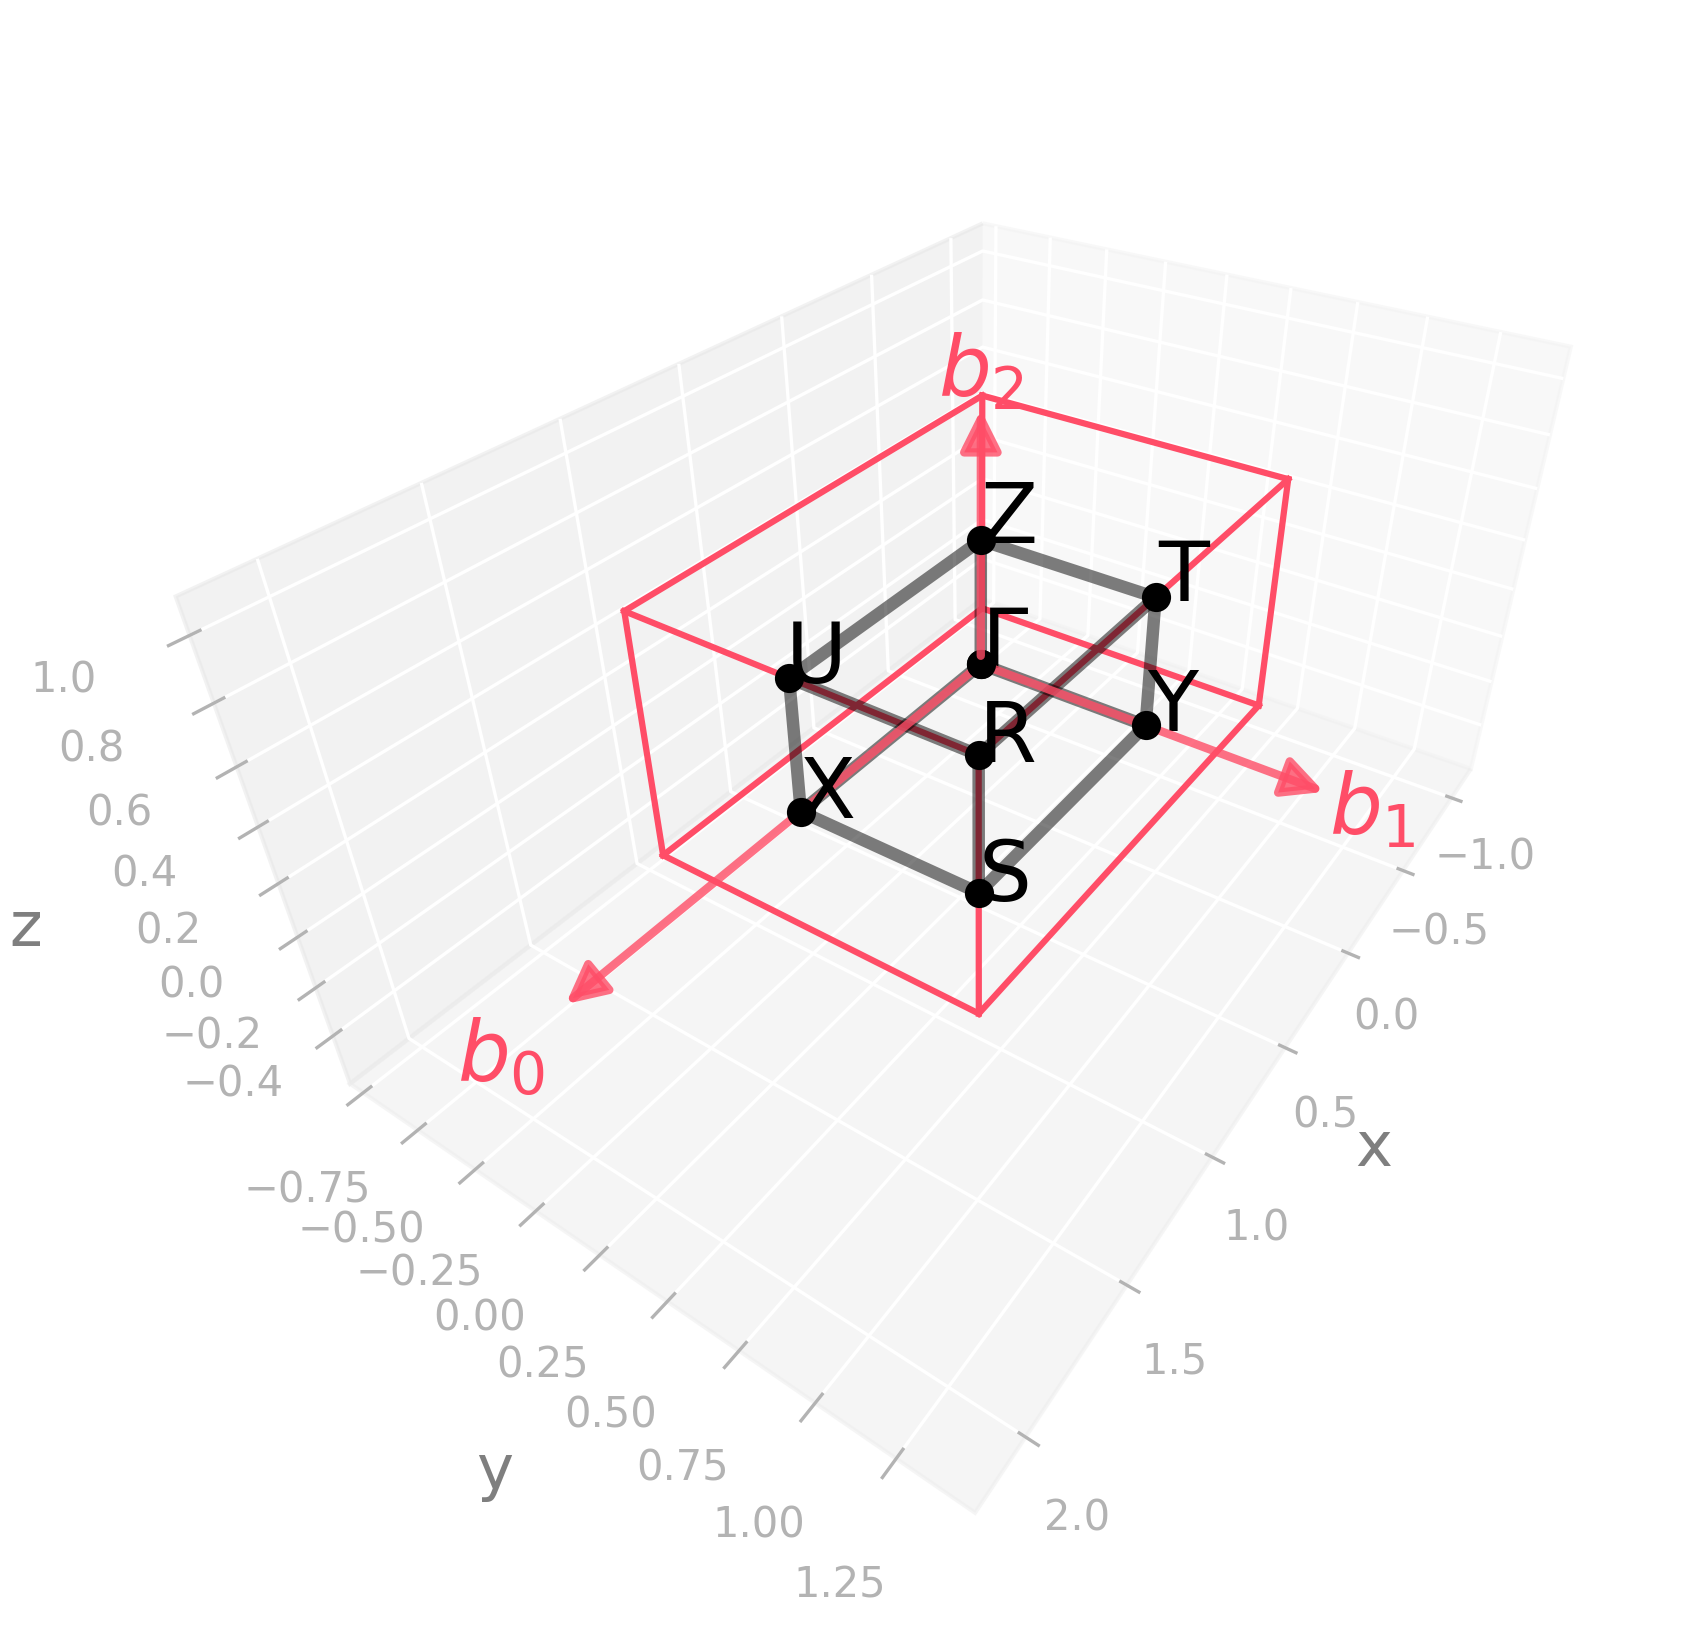

Write Python code to recreate this figure.
# RAD-tools - Sandbox (mainly condense matter plotting).
# Copyright (C) 2022-2024  Andrey Rybakov
#
# e-mail: anry@uv.es, web: rad-tools.org
#
# This program is free software: you can redistribute it and/or modify
# it under the terms of the GNU General Public License as published by
# the Free Software Foundation, either version 3 of the License, or
# (at your option) any later version.
#
# This program is distributed in the hope that it will be useful,
# but WITHOUT ANY WARRANTY; without even the implied warranty of
# MERCHANTABILITY or FITNESS FOR A PARTICULAR PURPOSE.  See the
# GNU General Public License for more details.
#
# You should have received a copy of the GNU General Public License
# along with this program.  If not, see <https://www.gnu.org/licenses/>.

import radtools as rad

l = rad.lattice_example("ORC")
backend = rad.PlotlyBackend()
backend.plot(l, kind="brillouin-kpath")
# Save an image:
backend.save("orc_brillouin.png")
# Interactive plot:
backend.show()
